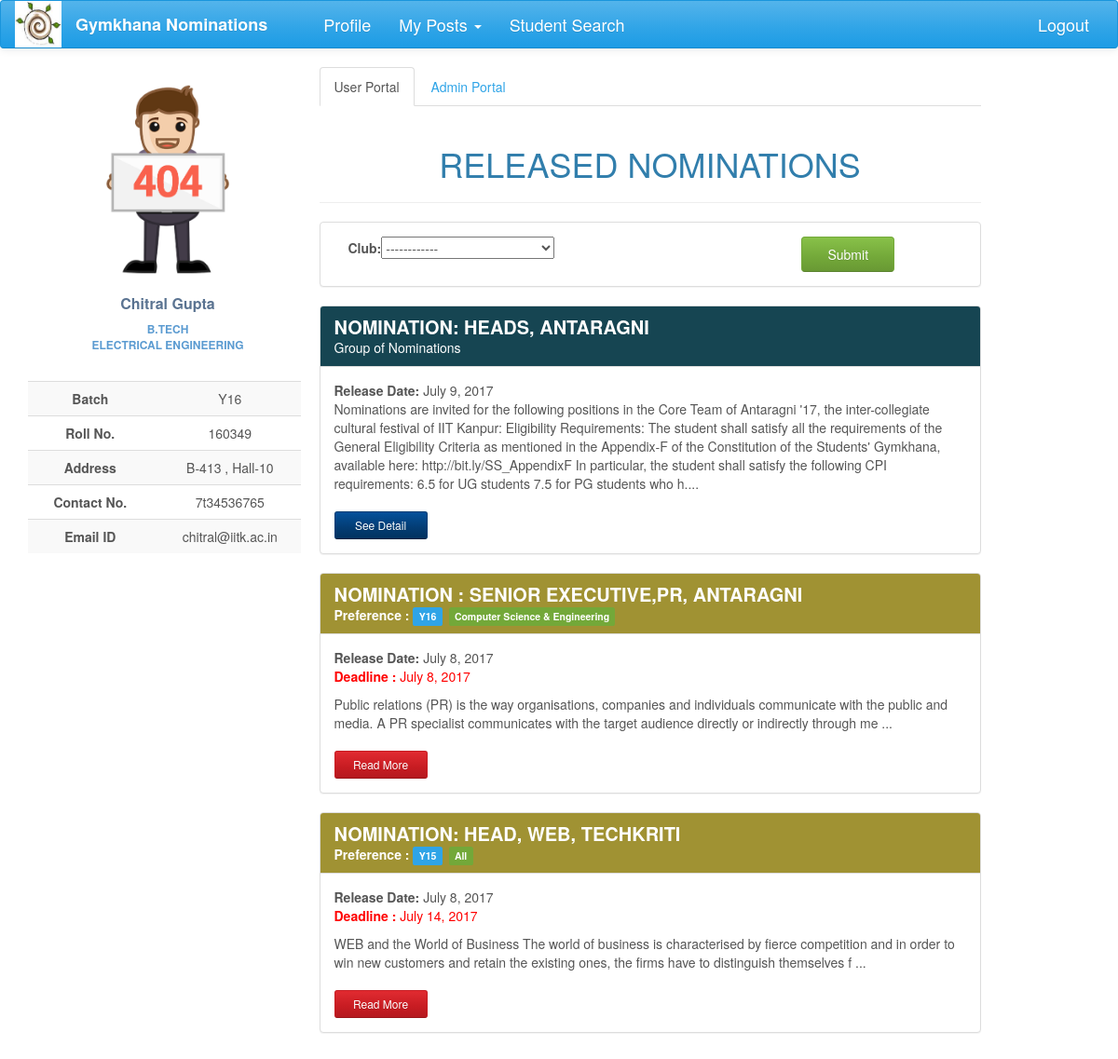
The page /nominations/ (signed in) on the database its author committed.
### nomi/models.py (models this page shows, shortened)
class UserProfile(models.Model):
    user = models.OneToOneField(User, on_delete=models.CASCADE)
    user_img = models.ImageField(upload_to=user_directory_path, null=True, blank=True)
    name = models.CharField(max_length=40, blank=True)
    roll_no = models.IntegerField(null=True)
    year = models.CharField(max_length=4, choices=YEAR, default='Y16')
    programme = models.CharField(max_length=7, choices=PROGRAMME, default='B.Tech')
    department = models.CharField(max_length=200, choices=DEPT, default='AE')
    hall = models.CharField(max_length=10, choices=HALL, default=1)
    room_no = models.CharField(max_length=10, null=True, blank=True)
    contact = models.CharField(max_length=10, null=True, blank=True)
    def image_url(self):
        if self.user_img and hasattr(self.user_img, 'url'):
            return self.user_img.url
        else:
            return '/static/nomi/img/banner.png'

class GroupNomination(models.Model):
    name = models.CharField(max_length=2000, null=True)
    description = models.CharField(max_length=5000, null=True, blank=True)
    nominations = models.ManyToManyField(Nomination, symmetrical=False, blank=True)
    status = models.CharField(max_length=50, choices=G_STATUS, default='created')
    opening_date = models.DateField(null=True, blank=True, default=timezone.now)
    approvals = models.ManyToManyField(Post, related_name='group_approvals', symmetrical=False, blank=True)
    tags = models.ManyToManyField(Club, related_name='club_group', symmetrical=False, blank=True)

class Nomination(models.Model):
    name = models.CharField(max_length=200)
    description = models.TextField(max_length=20000, null=True, blank=True)
    brief_desc = models.TextField(max_length=300, null=True, blank=True)
    nomi_post = models.ForeignKey(Post, null=True)
    nomi_form = models.OneToOneField('forms.Questionnaire', null=True, blank=True)
    status = models.CharField(max_length=50, choices=STATUS, default='Nomination created')
    result_approvals = models.ManyToManyField(Post, related_name='result_approvals', symmetrical=False, blank=True)
    nomi_approvals = models.ManyToManyField(Post, related_name='nomi_approvals', symmetrical=False, blank=True)
    group_status = models.CharField(max_length=50, choices=GROUP_STATUS, default='normal')
    tags = models.ManyToManyField(Club, related_name='club_nomi', symmetrical=False, blank=True)
    opening_date = models.DateField(null=True, blank=True)
    re_opening_date = models.DateField(null=True, blank=True, editable=True)
    deadline = models.DateField(null=True, blank=True, editable=True)
    nomi_session = models.IntegerField(null=True)
    interview_panel = models.ManyToManyField(User, related_name='panel', symmetrical=False, blank=True)
    year_choice = models.CharField(max_length=100, choices=YEAR_1, null=True)
    hall_choice = models.CharField(max_length=100, choices=HALL_1, null=True)
    dept_choice = models.CharField(max_length=100, choices=DEPT_1, null=True)

### nomi/views.py (the view, shortened to what this page needs)
@login_required
def index(request):
    if request.user.is_authenticated:
        try:
            today = datetime.now()
            posts = Post.objects.filter(post_holders=request.user)
            username = UserProfile.objects.get(user=request.user)
            club_filter = ClubFilter(request.POST or None)
            grouped_nomi = GroupNomination.objects.filter(status='out')
            nomi = Nomination.objects.filter(group_status='normal').filter(status='Nomination out')
            re_nomi = Nomination.objects.filter(group_status='normal').filter(status='Interview period and Nomination reopened')
            nomi = nomi | re_nomi
            result_query = sorted(chain(nomi, grouped_nomi), key=attrgetter('opening_date'), reverse=True)
            return render(request, 'index1.html', context={'posts': posts, 'username': username,
                                                           'club_filter': club_filter, 'today': today,
                                                           'result_query': result_query})
        except ObjectDoesNotExist:
            profile = UserProfile.objects.create(user=request.user)
            pk = profile.pk
            return HttpResponseRedirect(reverse('profile_update', kwargs={'pk': pk}))
    else:
        return HttpResponseRedirect(reverse('login'))

### nomi/forms.py
class ClubFilter(forms.Form):
    club = forms.ChoiceField( choices=[('','------------')] + [(o.id, o) for o in Club.objects.all()],  widget=forms.Select )

### nomi/global_contexts.py (called while the page is built)
def context(request):
    if request.user.is_authenticated:
        try:
            my_profile = UserProfile.objects.get(user=request.user)
            my_posts = Post.objects.filter(post_holders=request.user)
            length = len(my_posts)
            senate = False
            for post in my_posts:
                if post.perms == 'can ratify the post':
                    senate = True
            return {'my_posts': my_posts, 'my_profile': my_profile, 'senate': senate, 'length': length}
        except ObjectDoesNotExist:
            return {'my_posts': 0, 'my_profile': 0}
    else:
        return {'my_posts': 0, 'my_profile': 0}

### nomi/models.py (called while the page is built)
    def __str__(self):
        return self.club_name

### nomi/templatetags/temp_tags.py (called while the page is built)
@register.filter
def to_class_name(value):
    return value.__class__.__name__

@register.filter
def group_status(group):
    out = False
    for nomi in group.nominations.all():
        if nomi.status == 'Nomination out':
            out = True
            break
    return out

### nomi/templates/index1.html (shortened to what this page needs)
{% extends 'base2.html' %}
{% load staticfiles %}
{% load bootstrap %}
{% load temp_tags %}
{% block content %}
<div class="profile-content ">
    <div>
         <ul class="nav nav-tabs">
             <li class="active"><a href="#user" data-toggle="tab" aria-expanded="true">User Portal</a></li>
             {% if posts %}
              <li><a href="{% url 'admin_portal' %}" aria-expanded="false">Admin Portal</a></li>
             {% endif %}
         </ul>
    </div>
    <div id="myTabContent" class="tab-content">
         <div class="tab-pane fade active in profile-nominations" id="user">
                <br>
                  <h1 style="text-align: center">RELEASED NOMINATIONS</h1>
                    <hr>
             <div class="panel panel-default">
                  <div class="panel-body">
                    <form action="" method="post">
                        <div class = col-lg-8 >
                           {{club_filter|bootstrap_horizontal}}
                        </div>
                    <div class="col-lg-3 text-center">
                        <input type="submit" value="Submit" class="btn-success btn nomi-filter" />
                    </div>
                    </form>
                  </div>
                </div>
                    {% for nomi in result_query %}
                    {% if nomi|to_class_name == 'Nomination' %}
                            {% if nomi.deadline < today.date  %}
                            <div  class="panel panel-danger">
                                <div class="panel-heading" style="background-color: #a09233">
                                    <h3 class="panel-title" style="font-weight: bolder; font-size: 20px">{{ nomi.name.upper }}  </h3>
                                    <span style="font-weight: bolder">Preference : </span>
                                    <span class="label label-primary">{{nomi.year_choice}}</span>
                                    <span class="label label-success">{{nomi.dept_choice}}</span>
                                </div>
                                <div class="panel-body">
                                    <div><span style="font-weight: bold">Release Date: </span> {{nomi.opening_date}}</div>
                                    <p style="color:red"><span style="font-weight:bolder"> Deadline :  </span>{{nomi.deadline}}</p>
                                    {% autoescape off %}
                                        <p>{{nomi.description|slice:":200"}} ...</p>
                                    {% endautoescape %}
                                    <a href="{% url 'nomi_detail' nomi_pk=nomi.pk %}"
                                       class="btn btn-sm read-more-button btn-danger">Read More</a>
                                </div>
                            </div>
                            {% endif %}
                        {% elif nomi|group_status %}
                        <div class="panel panel-success">
                            <div class="panel-heading" style="background-color: #164552">
                            <h3 class="panel-title" style="font-weight: bolder; font-size: 20px">{{ nomi.name.upper }}</h3>
                            <span>Group of Nominations</span>
                            </div>
                            <div class="panel-body">
                                 <div><span style="font-weight: bold">Release Date: </span> {{nomi.opening_date}}</div>
                            <p>{{nomi.description|slice:":500"}}....</p>
                            <a href="{% url 'group_nomi_detail' pk=nomi.pk %}"
                            class="btn btn-sm read-more-button btn-info">See Detail</a>
                            </div>
                        </div>
                        {% endif %}
                    {% endfor %}
         </div>
    </div>
    </div>
</div>
{% endblock %}

### nomi/templates/base2.html (shortened to what this page needs)
<!DOCTYPE html>
<html lang="en">
{% load staticfiles %}
{% load bootstrap %}
<head>
    <link href="https://maxcdn.bootstrapcdn.com/bootswatch/3.3.7/cerulean/bootstrap.min.css" rel="stylesheet"
>
    <link href="https://maxcdn.bootstrapcdn.com/font-awesome/4.7.0/css/font-awesome.min.css" rel="stylesheet"
>
    <link rel="stylesheet" href="{% static 'nomi/css/main.css' %}" type="text/css">
</head>
<body>
{% block navigation %}
<nav class="navbar navbar-default" id="navbar">
    <div class="container-fluid">
        <div class="navbar-header">
            <a href="#">
                <div>
                    <a href={% url 'index' %}><img src="{% static 'nomi/img/gym.jpg' %}" width="50" height="50"></a>
                </div>
        </div>
        <div class="collapse navbar-collapse" id="bs-example-navbar-collapse-1">
            <ul class="nav navbar-nav">
                <li><a href="{% url 'index' %}" id="brand">Gymkhana Nominations</a></li>
                <li><a href="{% url 'profile' %}" id="navbar-links">Profile</a></li>
                {% block posts%}
                    {% if my_posts %}
                        <li class="dropdown">
                            <a href="#" class="dropdown-toggle" id="navbar-links" data-toggle="dropdown" role="button"
                               aria-expanded="false">My Posts <span class="caret"></span></a>
                        </li>
                    {% endif %}
                {% endblock %}
                <li><a href="{% url 'info:info' %}" id="navbar-links">Student Search</a></li>
            </ul>
            <ul class="nav navbar-nav navbar-right">
                <li id="navbar-links"><a href="{% url 'logout' %}?next={% url 'login' %}">Logout</a></li>
            </ul>
        </div>
</nav>
{% endblock %}
<div class="container-fluid">
    <div  class="row profile">
        <div class="col-lg-3 col-md-3">
            {% block profile %}
            <div id="profile" class="profile-sidebar" style="position:fixed">
                <div class="profile-userpic">
                    <img src="{{ my_profile.image_url }}" class="img-responsive" alt="">
                </div>
                <div class="profile-usertitle">
                    <div class="profile-usertitle-name">
                        {{my_profile.name}}
                    </div>
                    <div class="profile-usertitle-job">
                        {{my_profile.programme}} <br> {{my_profile.department}}
                    </div>
                </div>
                <div class="profile-usermenu">
                    <table class="table table-striped table-hover ">
                        <tbody>
                        <tr>
                            <td id="topic">Batch</td>
                            <td>{{my_profile.year}} </td>
                        </tr>
                        <tr>
                            <td id="topic">Roll No.</td>
                            <td>{{my_profile.roll_no}} </td>
                        </tr>
                        <tr>
                            <td id="topic">Address</td>
                            <td>{{my_profile.room_no}} , Hall-{{my_profile.hall}}</td>
                        </tr>
                        <tr>
                            <td id="topic">Contact No.</td>
                            <td>{{ my_profile.contact }}</td>
                        </tr>
                        <tr>
                            <td id="topic">Email ID</td>
                            <td>{{my_profile.user}}@iitk.ac.in</td>
                        </tr>
                        </tbody>
                    </table>
                </div>
            </div>
            {% endblock %}
        </div>
        <div class="col-lg-8 col-md-8">
            {% block content %}{% endblock %}
        </div>
    </div>
</body>
</html>

### nomi/static/nomi/css/main.css (style rules this page uses)
#brand { text-decoration: none; font-size: large; font-weight: bold; margin-right: 30px; }
#navbar-links { font-size: large; }
#navbar { position: fixed; width: 100%; z-index: 100; }
body { background: #ffffff; }
.profile { margin: 20px 0; }
.profile-sidebar { padding: 20px 0 10px 0; width: 300px; margin-top: 50px; }
.profile-userpic img { float: none; margin: 0 auto; width: 50%; height: 50%; }
.profile-usertitle { text-align: center; margin-top: 20px; }
.profile-usertitle-name { color: #5a7391; font-size: 16px; font-weight: 600; margin-bottom: 7px; }
.profile-usertitle-job { text-transform: uppercase; color: #5b9bd1; font-size: 12px; font-weight: 600; margin-bottom: 15px; }
.profile-usermenu { margin-top: 30px; }
.profile-usermenu table tbody tr td { text-align: center; }
#topic { font-weight: bolder; }
.profile-content { z-index: 0; margin-top: 32px; padding: 20px; background: #ffffff; min-height: 460px; }
.btn { width: 150px; }
.read-more-button { margin-top: 10px; width: 100px; }
.nomi-filter { margin-left: 30px; width: 100px; }
.panel-body p span { margin-bottom: 20px; }
.panel-success { transition: box-shadow 0.2s; }
.label { margin-right: 3px; }
.profile-nominations div div p span { font-weight: bold; }

### rows shown on the page
UserProfile: name "Chitral Gupta", programme "B.TECH", department "ELECTRICAL ENGINEERING", year "Y16", roll_no "160349", room_no "B-413", hall "10", contact "7t34536765", user "chitral"
GroupNomination: name "NOMINATION: HEADS, ANTARAGNI", opening_date "July 9, 2017", description "Nominations are invited for the following positions in the Core Team of Antaragni '17, the inter-collegiate cultural festival of IIT Kanpur: Eligibility Requirements: The student shall satisfy all the requirements of the General Eligibility Criteria as mentioned in the Appendix-F of the Constitution of the Students' Gymkhana, available here: http://bit.ly/SS_AppendixF In particular, the student shall satisfy the following CPI requirements: 6.5 for UG students 7.5 for PG students who h"
Nomination: name "NOMINATION : SENIOR EXECUTIVE,PR, ANTARAGNI", year_choice "Y16", dept_choice "Computer Science & Engineering", opening_date "July 8, 2017", deadline "July 8, 2017", description "Public relations (PR) is the way organisations, companies and individuals communicate with the public and media. A PR specialist communicates with the target audience directly or indirectly through me"
Nomination: name "NOMINATION: HEAD, WEB, TECHKRITI", year_choice "Y15", dept_choice "All", opening_date "July 8, 2017", deadline "July 14, 2017", description "WEB and the World of Business The world of business is characterised by fierce competition and in order to win new customers and retain the existing ones, the firms have to distinguish themselves f"
